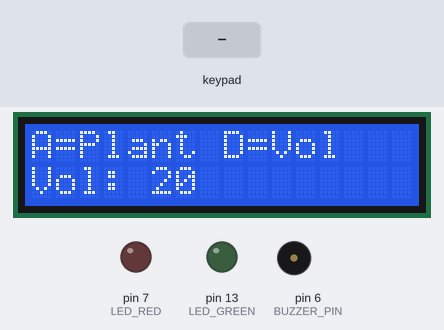
Bench run of a sketch on a simulated Arduino Uno, built with avr-gcc and run on an emulated ATmega328P. On the bench: 16×2 character LCD, output pins drawn as LEDs (lit = HIGH), buzzer (waves = sounding). Dashed ring = blinking. The test bench sets the inputs (shaded band). The audio player accepts every command and is not drawn.

Above: at 1.7 s.
1.8 s: key 'A' pressed
At 2.7 s:
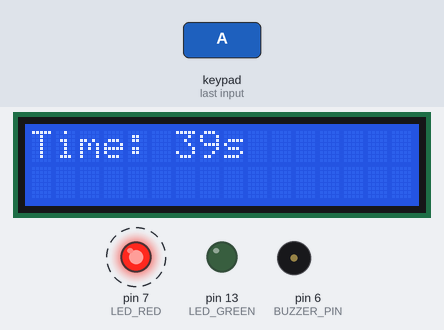
3.8 s: key 'B' pressed
At 4.7 s:
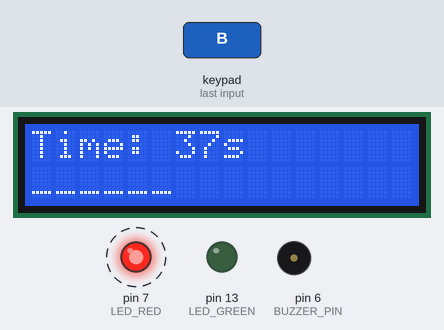
5.8 s: keypad keys 1 2 3 4 5 6 pressed 0.4 s apart
At 8.5 s:
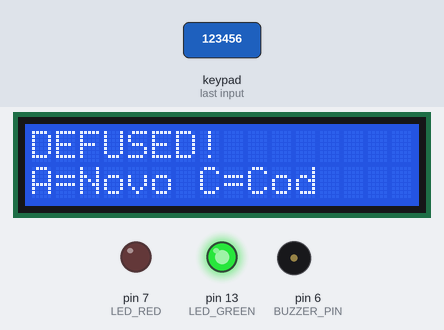
9.7 s: key 'C' pressed
At 10.4 s:
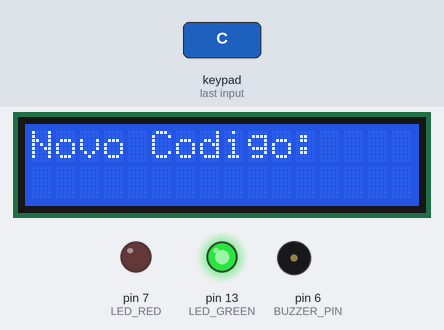
11.2 s: keypad keys 1 2 3 4 5 6 A pressed 0.4 s apart
At 14.0 s:
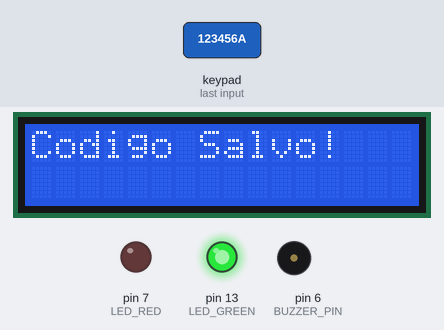
15.8 s: key 'B' pressed
At 17.2 s:
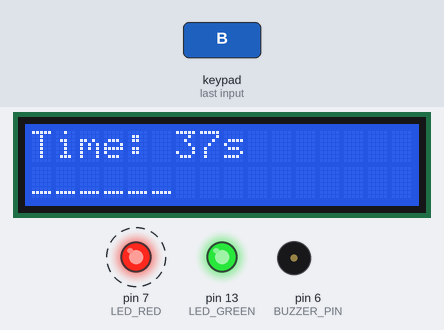
Timing chart, 0 to 19.2 s (numbered marks = the images above; inputs shaded):
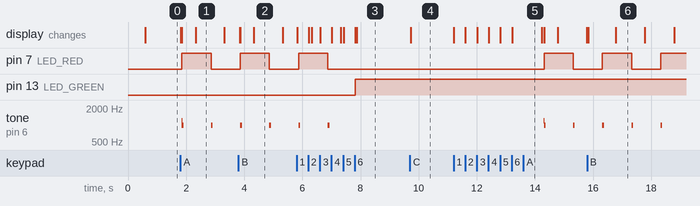

The sketch:

c4comAudioCsGO.ino
```cpp
#include <Wire.h>
#include <LiquidCrystal_I2C.h>
#include <Keypad.h>
#include <SoftwareSerial.h>
#include <DFRobotDFPlayerMini.h>

/* ================= LCD ================= */
LiquidCrystal_I2C lcd(0x27, 16, 2);

/* ================= DFPLAYER ================= */
SoftwareSerial mp3Serial(8, 9); // RX, TX
DFRobotDFPlayerMini dfplayer;

/* ================= PINOS ================= */
const int BUZZER_PIN = 6;
const int LED_RED = 7;
const int LED_GREEN = 13;

/* ================= KEYPAD ================= */
const byte KEYPAD_ROWS = 4;
const byte KEYPAD_COLS = 4;

byte rowPins[KEYPAD_ROWS] = {5, 4, 3, 2};
byte colPins[KEYPAD_COLS] = {A3, A2, A1, A0};

char keys[KEYPAD_ROWS][KEYPAD_COLS] = {
  {'1','2','3','A'},
  {'4','5','6','B'},
  {'7','8','9','C'},
  {'*','0','#','D'}
};

Keypad keypad = Keypad(makeKeymap(keys), rowPins, colPins, KEYPAD_ROWS, KEYPAD_COLS);

/* ================= GAME ================= */
const unsigned long PLANT_COUNTDOWN_MS = 40000UL;
const byte CODE_LENGTH = 6;

enum GameState {
  GAME_IDLE,
  GAME_PLANTED,
  GAME_DEFUSING,
  GAME_DEFUSED,
  GAME_EXPLODED,
  GAME_VOLUME,
  GAME_CHANGE_CODE
};

GameState state = GAME_IDLE;

/* ================= VARIÁVEIS ================= */
unsigned long plantTimestamp = 0;
unsigned long lastBeepMs = 0;
bool ledState = false;

String secretCode = "123456";
String entryBuffer = "";

/* ===== ÁUDIO SEQUENCIAL ===== */
bool pendingSecondSound = false;
unsigned long soundTimestamp = 0;
int secondSoundToPlay = 0;

/* ===== VOLUME ===== */
int volumeLevel = 20;

/* ================= FUNÇÕES ================= */

void playPlantSound() {
  dfplayer.play(1);
  tone(BUZZER_PIN, 1200, 100);
}

void scheduleSecondSound(int sound, unsigned long delayMs = 2500) {
  pendingSecondSound = true;
  secondSoundToPlay = sound;
  soundTimestamp = millis() + delayMs;
}

void updateSecondSound() {
  if (pendingSecondSound && millis() >= soundTimestamp) {
    dfplayer.play(secondSoundToPlay);
    pendingSecondSound = false;
  }
}

/* ================= BEEP ================= */
void updateBeepAndLed() {
  unsigned long elapsed = millis() - plantTimestamp;
  if (elapsed >= PLANT_COUNTDOWN_MS) return;

  unsigned long remaining = PLANT_COUNTDOWN_MS - elapsed;
  unsigned long interval;

  if (remaining > 15000) interval = 1000;
  else if (remaining > 8000) interval = 500;
  else if (remaining > 3000) interval = 250;
  else interval = 120;

  if (millis() - lastBeepMs >= interval) {
    lastBeepMs = millis();
    ledState = !ledState;
    digitalWrite(LED_RED, ledState);
    tone(BUZZER_PIN, 1000, 60);
  }
}

/* ================= TELAS ================= */
void showIdle() {
  lcd.clear();
  lcd.print("A=Plant D=Vol");
  lcd.setCursor(0,1);
  lcd.print("Vol: ");
  lcd.print(volumeLevel);
}

void showCountdown() {
  unsigned long remaining =
    (PLANT_COUNTDOWN_MS - (millis() - plantTimestamp) + 500) / 1000;

  lcd.setCursor(0,0);
  lcd.print("Time: ");
  if (remaining < 10) lcd.print("0");
  lcd.print(remaining);
  lcd.print("s   ");
}

/* ================= EVENTOS ================= */
void explode() {
  state = GAME_EXPLODED;
  digitalWrite(LED_RED, HIGH);
  digitalWrite(LED_GREEN, LOW);

  dfplayer.play(3);
  scheduleSecondSound(5);

  lcd.clear();
  lcd.print("!! EXPLODED !!");
  lcd.setCursor(0,1);
  lcd.print("A=Novo C=Cod");
}

void defused() {
  state = GAME_DEFUSED;
  digitalWrite(LED_GREEN, HIGH);
  digitalWrite(LED_RED, LOW);

  dfplayer.play(2);
  scheduleSecondSound(4);

  lcd.clear();
  lcd.print("DEFUSED!");
  lcd.setCursor(0,1);
  lcd.print("A=Novo C=Cod");
}

/* ================= SETUP ================= */
void setup() {
  pinMode(BUZZER_PIN, OUTPUT);
  pinMode(LED_RED, OUTPUT);
  pinMode(LED_GREEN, OUTPUT);

  lcd.init();
  lcd.backlight();

  mp3Serial.begin(9600);
  dfplayer.begin(mp3Serial);
  dfplayer.volume(volumeLevel);

  showIdle();
}

/* ================= LOOP ================= */
void loop() {
  updateSecondSound();
  char k = keypad.getKey();

  switch (state) {

    case GAME_IDLE:
      if (k == 'A') {
        state = GAME_PLANTED;
        plantTimestamp = millis();
        lastBeepMs = 0;
        lcd.clear();
        lcd.print("Plantada");
        playPlantSound();
      }
      if (k == 'D') {
        state = GAME_VOLUME;
        lcd.clear();
        lcd.print("Volume: ");
        lcd.print(volumeLevel);
        lcd.setCursor(0,1);
        lcd.print("A+ B- C=OK");
      }
      break;

    case GAME_PLANTED:
      showCountdown();
      updateBeepAndLed();
      if (k == 'B') {
        state = GAME_DEFUSING;
        entryBuffer = "";
        lcd.clear();
        lcd.setCursor(0,0);
        lcd.print("Dig cod");
        lcd.setCursor(0,1);
        for (int i = 0; i < CODE_LENGTH; i++) lcd.print('_');
        lcd.setCursor(0,1);
      }
      if (millis() - plantTimestamp >= PLANT_COUNTDOWN_MS) explode();
      break;

    case GAME_DEFUSING:
      showCountdown();
      updateBeepAndLed();

      if (k >= '0' && k <= '9' && entryBuffer.length() < CODE_LENGTH) {
        entryBuffer += k;
        lcd.setCursor(entryBuffer.length() - 1, 1);
        lcd.print(k);
      }

      if (entryBuffer.length() == CODE_LENGTH) {
        if (entryBuffer == secretCode) {
          defused();
        } else {
          tone(BUZZER_PIN, 600, 200);
          entryBuffer = "";
          lcd.setCursor(0,1);
          for (int i = 0; i < CODE_LENGTH; i++) lcd.print('_');
          lcd.setCursor(0,1);
        }
      }
      break;

    case GAME_VOLUME:
      if (k == 'A' && volumeLevel < 30) volumeLevel++;
      if (k == 'B' && volumeLevel > 0) volumeLevel--;
      if (k == 'C') {
        dfplayer.volume(volumeLevel);
        state = GAME_IDLE;
        showIdle();
      }
      lcd.setCursor(8,0);
      lcd.print(volumeLevel);
      lcd.print(" ");
      break;

    case GAME_DEFUSED:
    case GAME_EXPLODED:
      if (k == 'A') {
        digitalWrite(LED_RED, LOW);
        digitalWrite(LED_GREEN, LOW);
        state = GAME_IDLE;
        showIdle();
      }
      if (k == 'C') {
        state = GAME_CHANGE_CODE;
        entryBuffer = "";
        lcd.clear();
        lcd.print("Novo Codigo:");
        lcd.setCursor(0,1);
      }
      break;

    case GAME_CHANGE_CODE:
      if (k >= '0' && k <= '9' && entryBuffer.length() < CODE_LENGTH) {
        entryBuffer += k;
        lcd.print(k);
      }
      if (entryBuffer.length() == CODE_LENGTH) {
        secretCode = entryBuffer;
        entryBuffer = "";
        lcd.clear();
        lcd.print("Codigo Salvo!");
        delay(1000);
        state = GAME_IDLE;
        showIdle();
      }
      break;
  }
}
```

Measured:
- after the input at 1.8 s, pin 7 (LED_RED): LOW → HIGH after 0.06 s, → LOW 1.0 s later; tone on pin 6 (BUZZER_PIN): plays 1200 Hz for 0.01 s, 1000 Hz for 0.06 s, 1000 Hz for 0.06 s, starting at once; the display: first changes at once (image 1 shows a later state)
- after the input at 3.8 s, the display: first changes at once (image 2 shows a later state)
- after the input at 5.8 s, pin 7 (LED_RED): goes on until 6.9 s, then stays LOW; pin 13 (LED_GREEN): LOW → HIGH after 2.0 s; tone on pin 6 (BUZZER_PIN): goes on until 6.9 s, then stays silent; the display: first changes at once (image 3 shows a later state)
- after the input at 9.7 s, the display: changes at once (image 4)
- after the input at 11.2 s, pin 7 (LED_RED): LOW → HIGH after 3.1 s, → LOW 1.0 s later; tone on pin 6 (BUZZER_PIN): plays 1200 Hz for 0.01 s, 1000 Hz for 0.06 s, 1000 Hz for 0.06 s, starting after 3.1 s; the display: first changes at once (image 5 shows a later state)
- after the input at 15.8 s, the display: first changes at once (image 6 shows a later state)
- what the display in image 2 shows lasts 1.0 s, from 4.3 s to 5.3 s
